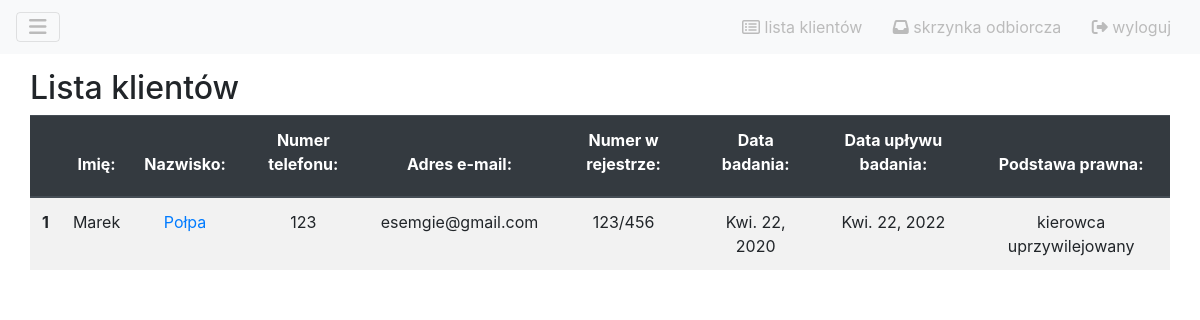
Screenshot of /clients/list with the database file from the repository.
### clients/models.py (models this page shows)
class Client(models.Model):
	podstawa_prawna_wybor = [
		('kier_zaw', 'kierowca zawodowy'),
		('kier_uprz', 'kierowca uprzywilejowany'),
		('instr_egz', 'instruktor / egzaminator'),
		('zatrz_pra_jaz', 'zatrzymane prawo jazdy'),
		('inna', 'inna')
	]
	imie = models.CharField("imię", max_length=100)
	nazwisko = models.CharField("nazwisko", max_length=100)
	numer_telefonu = models.CharField("numer telefonu", max_length=20)
	email = models.CharField("adres e-mail", max_length=50)
	nr_rejestr = models.CharField("numer w rejestrze", max_length=20)
	data_badania = models.DateField("data badania")
	data_waznosci_badania = models.DateField("data upływu badania")
	podstawa_prawna = models.CharField("podstawa prawna", max_length=50, choices=podstawa_prawna_wybor)
	komentarz = models.TextField("komentarz", blank=True)

### clients/views.py (the view)
# urls.py: path('list', views.ClientList.as_view(), name='list'),
class ClientList(generic.View):
	template_name = 'clients/client_list.html'
	form = ClientsTabularList
	def get(self, request):
		all_clients = Client.objects.all()
		context = {
			'form' : self.form,
			'all_clients' : all_clients,
		}
		return render(request, self.template_name, context)

### clients/templates/clients/client_list.html
{% extends 'board/base.html' %}
{% block content %}
<h2>Lista klientów</h2>
<div class="table-responsive">
    <table class="table table-striped borderless text-center">
        <thead class="thead-dark">
            <tr>
                <th scope="col"></th>
                {% for field in form %}
                <th scope="col">{{ field.label_tag }} </th>
                {% endfor %}
            </tr>
        </thead>
            <tbody>
            {% for client in all_clients %}
                <tr>
                <th scope="row">{{ forloop.counter }}</th>
                    <td>{{ client.imie }}</td>
                    <td><a href="{% url 'clients:update' client.id %}">{{ client.nazwisko  }}</a></td>
                    <td>{{ client.numer_telefonu  }}</td>
                    <td>{{ client.email }}</td>
                    <td>{{ client.nr_rejestr }}</td>
                    <td>{{ client.data_badania }}</td>
                    <td>{{ client.data_waznosci_badania }}</td>
                    <td>{{ client.get_podstawa_prawna_display }}</td>
                </tr>
            {% endfor %}
            </tbody>
        </table>
</div>
{% endblock %}

### rows the page displays
Client: imie "Marek", nazwisko "Połpa", numer_telefonu "123", email "esemgie@gmail.com", nr_rejestr "123/456", data_badania "Kwi. 22, 2020", data_waznosci_badania "Kwi. 22, 2022", podstawa_prawna "kierowca uprzywilejowany"

### other values shown
{{ field.label_tag }} "Imię:" "Nazwisko:" "Numer telefonu:" "Adres e-mail:" "Numer w rejestrze:" "Data badania:" "Data upływu badania:" "Podstawa prawna:"
